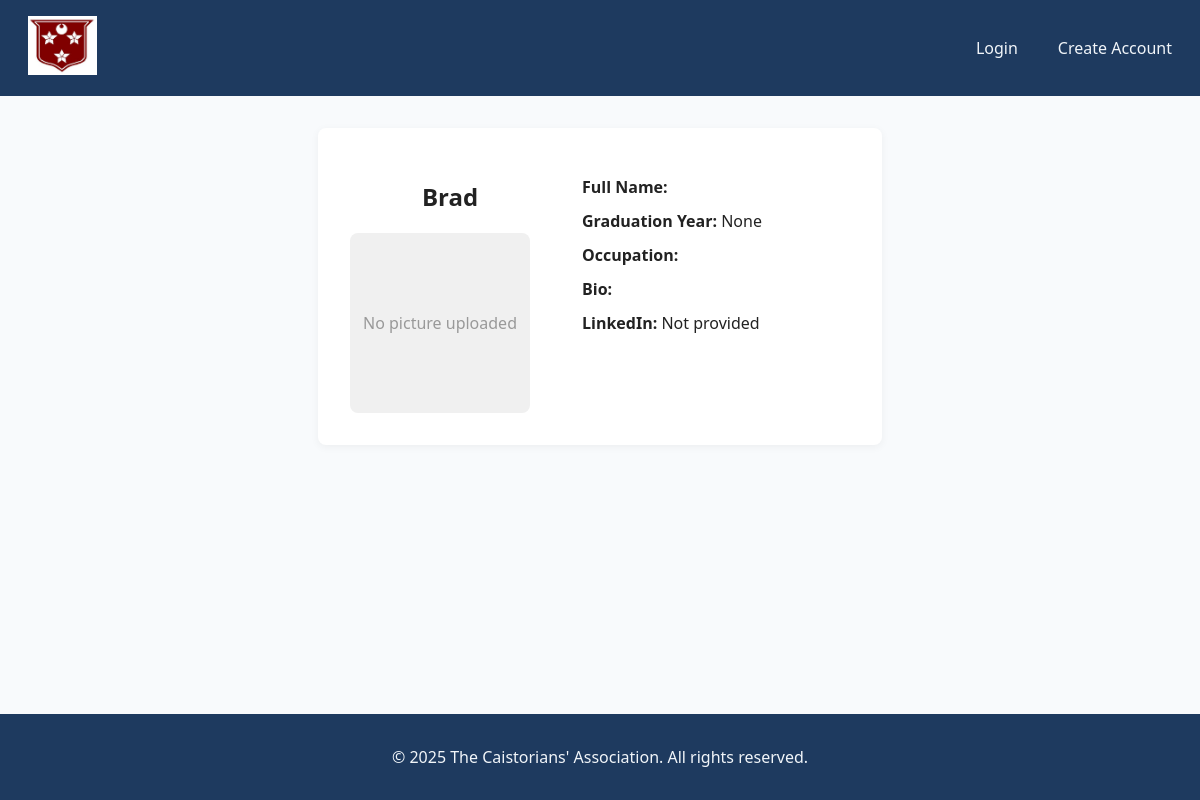
Before: /accounts/profile/Brad/ with the older database file.
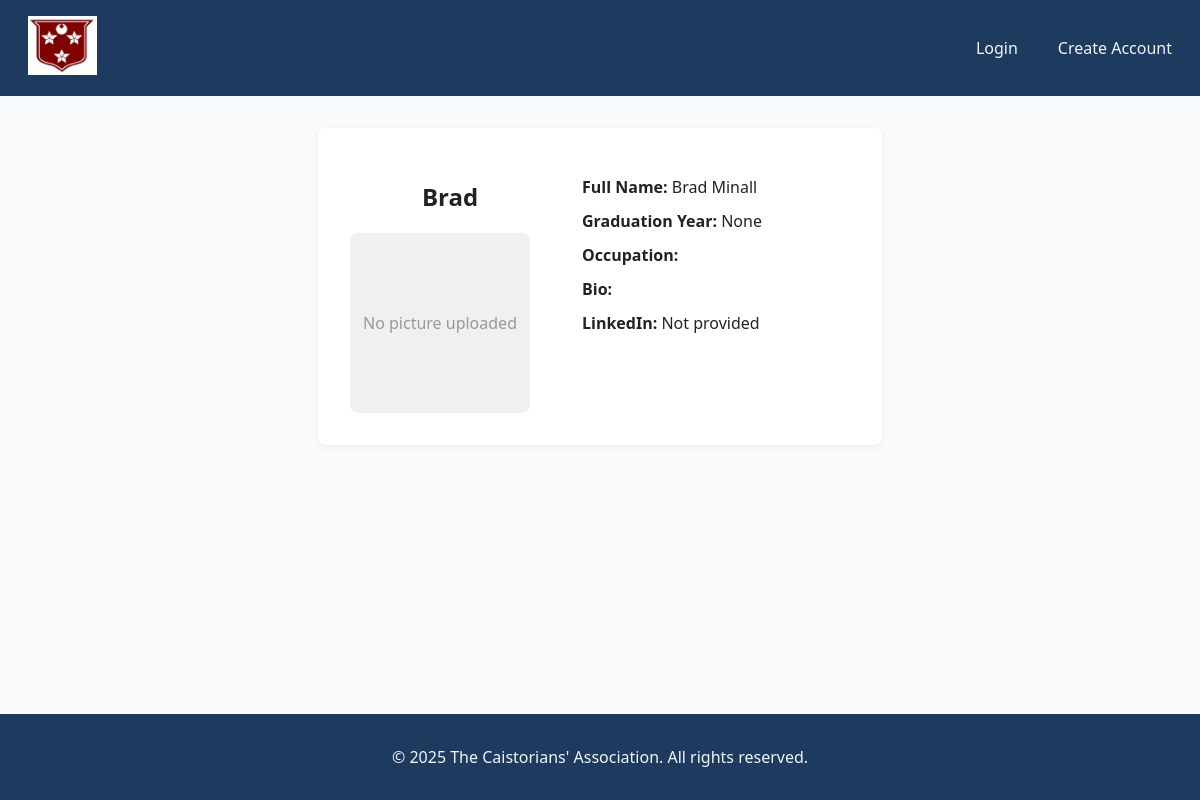
After: the same page with the newer database file.
### Accounts/models.py (models this page shows, shortened)
class User(AbstractUser):
    school = models.ForeignKey(School, on_delete=models.CASCADE, related_name="users", null=True, blank=True)
    graduation_year = models.PositiveIntegerField(null=True, blank=True)
    occupation = models.CharField(max_length=100, blank=True)
    bio = models.TextField(blank=True)
    linkedin_url = models.URLField(blank=True)
    profile_picture = models.ImageField(upload_to='profile_pics/', blank=True, null=True)
    is_staff_account = models.BooleanField(default=False)
    is_superuser_account = models.BooleanField(default=False)
    is_student_account = models.BooleanField(default=False)

### Accounts/views.py (the view)
# urls.py: path("profile/<str:username>/", views.public_profile_view, name="public_profile"),
def public_profile_view(request, username):
    alumni = get_object_or_404(User, username=username)
    return render(request, "Accounts/profile_view.html", {"alumni": alumni})

### Accounts/templates/accounts/profile_view.html
{% extends "Main/base.html" %}
{% load static %}
{% block content %}
<div class="profile-container">
    <div class="profile-left">
        <h2>{{ alumni.username }}</h2>
        {% if alumni.profile_picture %}
            <img src="{{ alumni.profile_picture.url }}" alt="{{ alumni.username }} Profile Picture" class="profile-img">
        {% else %}
            <div class="profile-no-img">No picture uploaded</div>
        {% endif %}
    </div>
    <div class="profile-right">
        <ul>
            <li><strong>Full Name:</strong> {{ alumni.first_name }} {{ alumni.last_name }}</li>
            <li><strong>Graduation Year:</strong> {{ alumni.graduation_year }}</li>
            <li><strong>Occupation:</strong> {{ alumni.occupation }}</li>
            <li><strong>Bio:</strong> {{ alumni.bio }}</li>
            <li><strong>LinkedIn:</strong>
                {% if alumni.linkedin_url %}
                    <a href="{{ alumni.linkedin_url }}" target="_blank">{{ alumni.linkedin_url }}</a>
                {% else %}
                    <span class="text-muted">Not provided</span>
                {% endif %}
            </li>
        </ul>
    </div>
</div>
{% endblock %}

Changed rows visible on the page:
changed User "Brad": first_name (not shown) → "Brad"; last_name (not shown) → "Minall"
